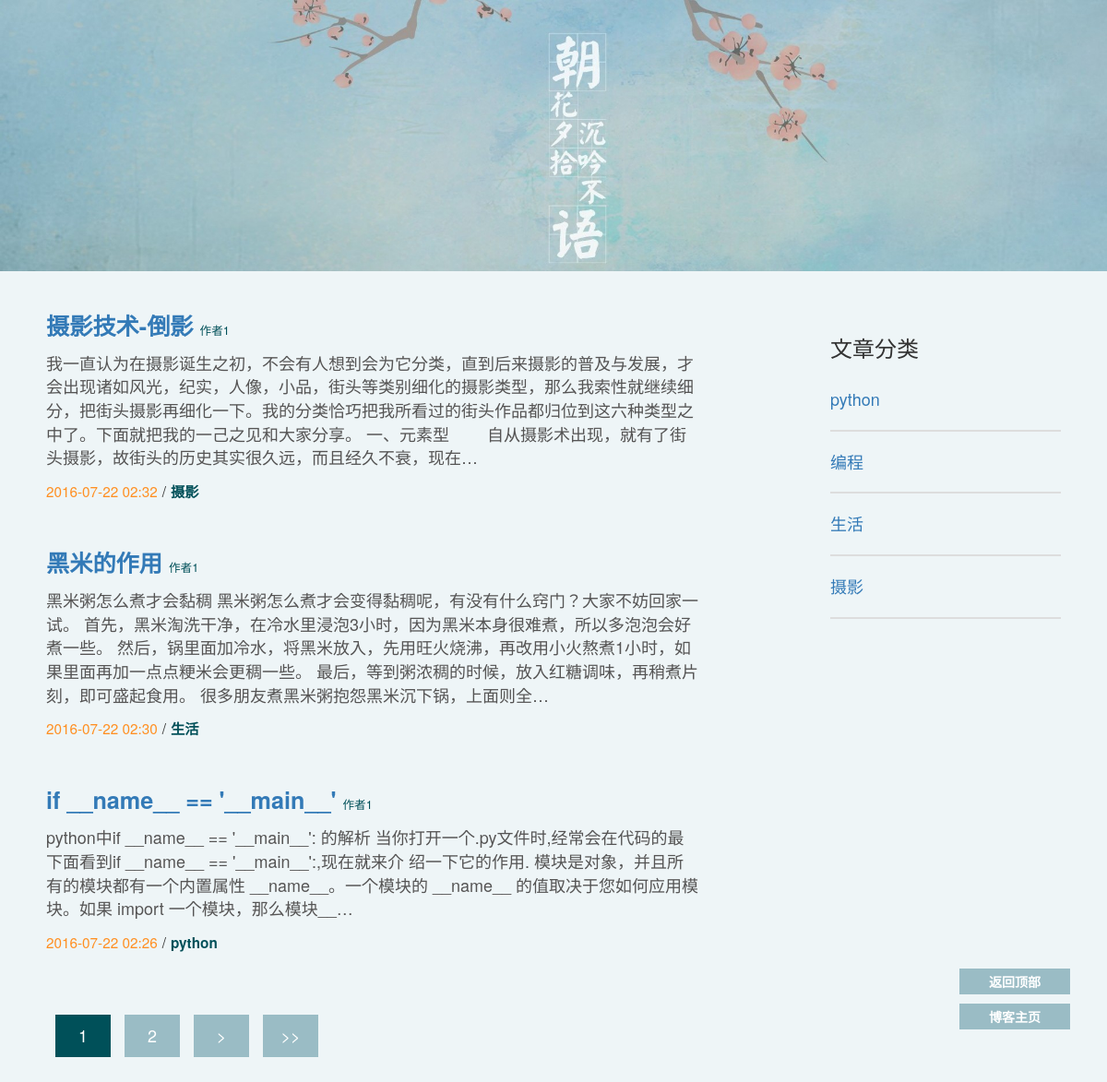
Screenshot of /blog/ with the database file from the repository.
### blog/models.py (models this page shows, shortened)
class Blog(models.Model):
        title = models.CharField('标题', max_length=32)
        author = models.CharField('作者', max_length=16)
        content = models.TextField('正文')
        created = models.DateTimeField('发布时间', auto_now_add=True)
        category = models.ForeignKey(Category, verbose_name='分类')
        tags = models.ManyToManyField(Tag, verbose_name='标签')

class Category(models.Model):
        name = models.CharField('名称', max_length=16)
        def __str__(self):
                return self.name

### blog/views.py (the view)
def get_blogs(request):
    all_blogs=Blog.objects.all().order_by('-created')
    blog_paginator=Paginator(all_blogs,3)#show 8 blogs per page
    page_num=blog_paginator.num_pages;
    page=request.GET.get('page')
    try:
        blogs=blog_paginator.page(page)
    except PageNotAnInteger:
        blogs=blog_paginator.page(1)
    except EmptyPage:
        blogs=blog_paginator(blog_paginator.num_pages)
    ctx = {
    'blogs': blogs,
    'categories':Category.objects.all(),
    "page_num":page_num,
    }
    return render(request, 'blog-list-new.html', ctx)

### blog/templates/blog-list-new.html (shortened to what this page needs)
<!DOCTYPE html>
<html lang="en">
<head>
{% load staticfiles %}
	<link rel="stylesheet" type="text/css" href="{% static 'blog/css/get_blog.css' %}" />
	<link href="{% static 'blog/bootstrap/css/bootstrap.min.css' %}" rel="stylesheet" />
</head>
<body>
	<div class="top" id="top">
		<img src="{% static 'blog/img/top_img_md.jpg' %}" class="img-responsive" alt="My Blog">
	</div>
	<div class="content">
		<div class="left_panel float_lt">
			{% for blog in blogs %}
			<div class="blog_box">
				<div class="blog_title">
					<b><a href= "{% url 'blog_get_detail' blog.id %}">{{ blog.title }}</a> </b>
					<span class="author" >{{ blog.author }}</span>
				</div>
				<div class="blog_summary">{{ blog.content|truncatechars:200 }}</div>
				<div class="blog_info">
					<small><span class="blog_created" >{{ blog.created|date:"Y-m-d H:i" }}</span></small>
					<small><span class="dc_sep">/</span></small>
					<small ><span class="blog_category" >{{ blog.category.name }}</span></small>
				</div>
			</div>
			{% endfor %}
			<div class="pagination">
				<ul>
					<li class="page_btn " id="cur_page">
						 <a   href="?page={{ blogs.number }} " >{{ blogs.number }} </a>
					</li>
					{% if blogs.has_next %}
					<li class="page_btn">
						<a   href="?page={{ blogs.next_page_number }}" >{{ blogs.next_page_number }}</a>
					</li>
					{% endif %}
					{% if blogs.has_next %}
					<li class="page_btn">
						<a   href="?page={{ blogs.next_page_number }}" >></a>
					</li>
					{% endif %}
					{%if blogs.number < blogs.paginator.num_pages %}
					<li class="page_btn">
						<a   href="?page={{ blogs.paginator.num_pages }}" >>></a>
					</li>
					{% endif %}
				</ul>
			</div>
		</div>
		<div class="right_panel float_rt">
			<div class="category_panel">
				<div class="catagory_header">
					<h3>文章分类</h3>
				</div>
				<div class="category_content">
					{% for category in categories%}
					<a href="blog/cat/{{category.id}}" >
						<div class="category_item">
							<div class="float_lf">
								{{category}}
							</div>
						</div>
					</a>
					{% endfor %}
			</div>
		</div>
		<div class="back_to_top">
			<a href="#top" target="_self">返回顶部</a>
			<a href="{%url 'blog_get_blogs' %}" target="_self">博客主页</a>
		</div>
	</div>
</body>
</html>

### blog/static/blog/css/get_blog.css (style rules this page uses)
body { font-family: DengXian, 'Microsoft Yahei', Tahoma, Arial, Helvetica, Simsun, STHeiti; background-color:#EEF5F7 !important; font-size: 1.8em!important; line-height: 1.4em; }
.content { margin-right:50px ; margin-left:30px; }
a { color: #005059; }
.float_rt { float:right; }
.right_panel { width:20%; min-width: 250px; }
.category_panel { padding-top: 20px; }
.category_item { padding: 20px 0px; border-bottom-color: #dddddd; border-bottom-style: solid; border-bottom-width: 2px; }
.left_panel { width:65%; min-width: 320px; padding-left: 20px; }
.float_lt { float:left; }
.content { padding-top: 30px; }
.blog_box { margin-bottom:2em; }
.blog_title { color: #005059!important; font-size: 1.4em; padding-top: 10px; }
.blog_box .author { font-size: 0.5em; }
.blog_summary { padding-top: 10px; padding-bottom: 10px; color: #555454!important; }
.blog_created { color: #ff8f21 !important; }
.blog_category { font-weight: bold; color: #005059!important; }
.pagination ul { list-style-type:none; margin:10px 10px; padding:0!important; }
.pagination li { display:inline-block; padding:10px 10px; margin-right:10px; text-align:center!important; width:60px; background-color:#9ABCC5; }
.pagination a { color:#FFFFFF!important; }
.pagination ul #cur_page { background-color: #005059 !important; }
.back_to_top { position:fixed; right:40px; bottom:50px; z-index:100; display:block; }
.back_to_top a { display:block; font-weight:bold; font-size:14px; color:#FFFFFF; background-color:#9ABCC5; width:120px; text-align:center; padding:4px; text-decoration:none; margin-bottom:10px; }

### rows the page displays
Blog: title "摄影技术-倒影", author "作者1", content "我一直认为在摄影诞生之初，不会有人想到会为它分类，直到后来摄影的普及与发展，才会出现诸如风光，纪实，人像，小品，街头等类别细化的摄影类型，那么我索性就继续细分，把街头摄影再细化一下。我的分类恰巧把我所看过的街头作品都归位到这六种类型之中了。下面就把我的一己之见和大家分享。 一、元素型 自从摄影术出现，就有了街头摄影，故街头的历史其实很久远，而且经久不衰，现在…", created "2016-07-22 02:32", category.name "摄影"
Blog: title "黑米的作用", author "作者1", content "黑米粥怎么煮才会黏稠 黑米粥怎么煮才会变得黏稠呢，有没有什么窍门？大家不妨回家一试。 首先，黑米淘洗干净，在冷水里浸泡3小时，因为黑米本身很难煮，所以多泡泡会好煮一些。 然后，锅里面加冷水，将黑米放入，先用旺火烧沸，再改用小火熬煮1小时，如果里面再加一点点粳米会更稠一些。 最后，等到粥浓稠的时候，放入红糖调味，再稍煮片刻，即可盛起食用。 很多朋友煮黑米粥抱怨黑米沉下锅，上面则全…", created "2016-07-22 02:30", category.name "生活"
Blog: title "if __name__ == '__main__'", author "作者1", content "python中if __name__ == '__main__': 的解析 当你打开一个.py文件时,经常会在代码的最下面看到if __name__ == '__main__':,现在就来介 绍一下它的作用. 模块是对象，并且所有的模块都有一个内置属性 __name__。一个模块的 __name__ 的值取决于您如何应用模块。如果 import 一个模块，那么模块__…", created "2016-07-22 02:26", category.name "python"
Category: name "python"
Category: name "编程"
Category: name "生活"
Category: name "摄影"

### other values shown
{{ blogs.number }} "1"
{{ blogs.next_page_number }} "2"
